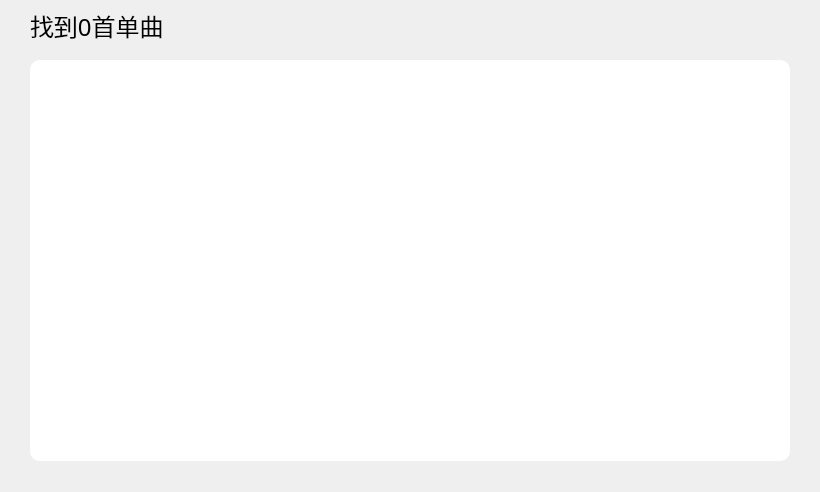
<?xml version="1.0" encoding="UTF-8"?>
<ui version="4.0">
 <class>searchOnline</class>
 <widget class="QWidget" name="searchOnline">
  <property name="geometry">
   <rect>
    <x>0</x>
    <y>0</y>
    <width>820</width>
    <height>492</height>
   </rect>
  </property>
  <property name="windowTitle">
   <string>Form</string>
  </property>
  <widget class="QLabel" name="label">
   <property name="geometry">
    <rect>
     <x>30</x>
     <y>0</y>
     <width>301</width>
     <height>51</height>
    </rect>
   </property>
   <property name="font">
    <font>
     <family>微软雅黑</family>
     <pointsize>18</pointsize>
    </font>
   </property>
   <property name="text">
    <string>找到0首单曲</string>
   </property>
  </widget>
  <widget class="QTableWidget" name="musicList">
   <property name="geometry">
    <rect>
     <x>30</x>
     <y>60</y>
     <width>760</width>
     <height>401</height>
    </rect>
   </property>
   <property name="font">
    <font>
     <family>幼圆</family>
     <pointsize>12</pointsize>
    </font>
   </property>
   <property name="focusPolicy">
    <enum>Qt::NoFocus</enum>
   </property>
   <property name="layoutDirection">
    <enum>Qt::LeftToRight</enum>
   </property>
   <property name="autoFillBackground">
    <bool>false</bool>
   </property>
   <property name="styleSheet">
    <string notr="true">#musicList{
	border : 0px;
	background-color:white;
	border-radius:10px;
	color : #333333;
}

#musicList::item::selected{
    background:#E6E6E6;
}

#musicList::item:hover{
    background:#F1F2F3;
}

</string>
   </property>
   <property name="showGrid">
    <bool>false</bool>
   </property>
   <property name="gridStyle">
    <enum>Qt::SolidLine</enum>
   </property>
   <property name="wordWrap">
    <bool>true</bool>
   </property>
   <property name="cornerButtonEnabled">
    <bool>true</bool>
   </property>
   <attribute name="horizontalHeaderVisible">
    <bool>false</bool>
   </attribute>
   <attribute name="horizontalHeaderCascadingSectionResizes">
    <bool>false</bool>
   </attribute>
   <attribute name="horizontalHeaderHighlightSections">
    <bool>true</bool>
   </attribute>
   <column>
    <property name="text">
     <string/>
    </property>
   </column>
   <column>
    <property name="text">
     <string>音乐标题</string>
    </property>
    <property name="font">
     <font>
      <family>幼圆</family>
      <pointsize>12</pointsize>
     </font>
    </property>
    <property name="foreground">
     <brush brushstyle="SolidPattern">
      <color alpha="255">
       <red>51</red>
       <green>51</green>
       <blue>51</blue>
      </color>
     </brush>
    </property>
   </column>
   <column>
    <property name="text">
     <string>歌手</string>
    </property>
    <property name="font">
     <font>
      <family>幼圆</family>
      <pointsize>12</pointsize>
     </font>
    </property>
    <property name="foreground">
     <brush brushstyle="SolidPattern">
      <color alpha="255">
       <red>51</red>
       <green>51</green>
       <blue>51</blue>
      </color>
     </brush>
    </property>
   </column>
   <column>
    <property name="text">
     <string>专辑</string>
    </property>
    <property name="font">
     <font>
      <family>幼圆</family>
      <pointsize>12</pointsize>
     </font>
    </property>
    <property name="foreground">
     <brush brushstyle="SolidPattern">
      <color alpha="255">
       <red>51</red>
       <green>51</green>
       <blue>51</blue>
      </color>
     </brush>
    </property>
   </column>
   <column>
    <property name="text">
     <string>时长</string>
    </property>
    <property name="font">
     <font>
      <family>幼圆</family>
      <pointsize>12</pointsize>
     </font>
    </property>
    <property name="foreground">
     <brush brushstyle="SolidPattern">
      <color alpha="255">
       <red>51</red>
       <green>51</green>
       <blue>51</blue>
      </color>
     </brush>
    </property>
   </column>
  </widget>
 </widget>
 <resources/>
 <connections/>
</ui>
